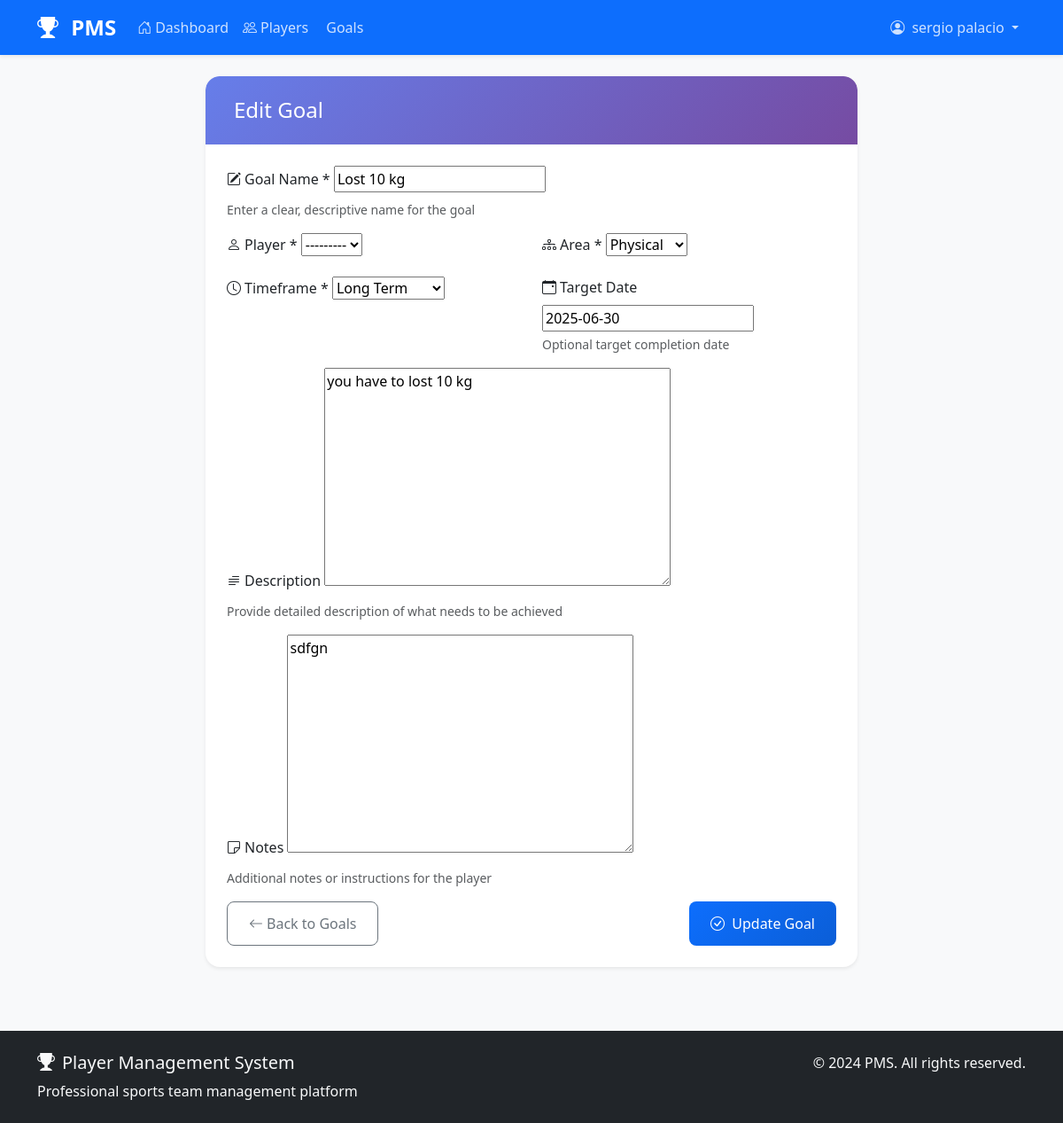
Screenshot of /goals/1/edit/ (signed in) with the database file from the repository.
### core/models.py (models this page shows, shortened)
class User(AbstractUser):
    class Role(models.TextChoices):
        ADMIN = 'admin', _('Admin')
        COACH = 'coach', _('Coach')
        PLAYER = 'player', _('Player')
    role = models.CharField(
        max_length=10,
        choices=Role.choices,
        default=Role.PLAYER,
        verbose_name=_('Role')
    )
    phone_number = models.CharField(max_length=15, blank=True, null=True)
    date_of_birth = models.DateField(blank=True, null=True)
    profile_picture = models.ImageField(
        upload_to='profile_pictures/',
        blank=True,
        null=True,
        verbose_name=_('Profile Picture')
    )
    class Meta:
        verbose_name = _('User')
        verbose_name_plural = _('Users')
    def is_admin(self):
        return self.role == self.Role.ADMIN
    def is_coach(self):
        return self.role == self.Role.COACH

class Goal(models.Model):
    PROGRESS_CHOICES = [
        ('not_started', 'Not Started'),
        ('in_progress', 'In Progress'),
        ('good_progress', 'Good Progress'),
        ('excellent_progress', 'Excellent Progress'),
        ('completed', 'Completed'),
    ]
    TIMEFRAME_CHOICES = [
        ('short_term', 'Short Term'),
        ('medium_term', 'Medium Term'),
        ('long_term', 'Long Term'),
    ]
    AREA_CHOICES = [
        ('physical', 'Physical'),
        ('technical', 'Technical'),
        ('tactical', 'Tactical'),
        ('mental', 'Mental'),
    ]
    name = models.CharField(max_length=200, help_text="Goal name/description")
    player = models.ForeignKey(Player, on_delete=models.CASCADE, related_name='goals')
    coach = models.ForeignKey(Coach, on_delete=models.CASCADE, related_name='assigned_goals')
    area = models.CharField(max_length=20, choices=AREA_CHOICES, default='technical')
    timeframe = models.CharField(max_length=20, choices=TIMEFRAME_CHOICES, default='medium_term')
    progress = models.CharField(max_length=20, choices=PROGRESS_CHOICES, default='not_started')
    description = models.TextField(blank=True, help_text="Detailed description of the goal")
    target_date = models.DateField(null=True, blank=True, help_text="Target completion date")
    created_at = models.DateTimeField(auto_now_add=True)
    updated_at = models.DateTimeField(auto_now=True)
    notes = models.TextField(blank=True, help_text="Additional notes or comments")
    class Meta:
        ordering = ['-created_at']
        verbose_name = 'Goal'
        verbose_name_plural = 'Goals'

### core/views.py (the view, shortened to what this page needs)
# urls.py: path('goals/<int:pk>/edit/', views.GoalUpdateView.as_view(), name='goal_update'),
class GoalUpdateView(LoginRequiredMixin, UpdateView):
    model = Goal
    template_name = 'core/goal_form.html'
    fields = ['name', 'player', 'area', 'timeframe', 'description', 'target_date', 'notes', 'progress']
    def get_queryset(self):
        user = self.request.user
        if user.is_admin():
            return Goal.objects.all()
        elif user.is_coach():
            try:
                coach = user.coach_profile
                return coach.assigned_goals.all()
            except Coach.DoesNotExist:
                return Goal.objects.none()
        else:
            try:
                player = user.player_profile
                return player.goals.all()
            except Player.DoesNotExist:
                return Goal.objects.none()
    def get_form(self, form_class=None):
        form = super().get_form(form_class)
        user = self.request.user
        if user.is_coach():
            try:
                coach = user.coach_profile
                form.fields['player'].queryset = coach.players.filter(is_active=True)
            except Coach.DoesNotExist:
                form.fields['player'].queryset = Player.objects.none()
        return form

### templates/core/goal_form.html (shortened to what this page needs)
{% extends 'base.html' %}
{% load static %}
{% block content %}
<div class="container">
    <div class="row justify-content-center">
        <div class="col-lg-8">
            <div class="card shadow-sm border-0">
                <div class="card-header bg-primary text-white">
                    <h4 class="mb-0">
                        {% if object %}Edit Goal{% else %}Create New Goal{% endif %}
                    </h4>
                </div>
                <div class="card-body p-4">
                    <form method="post" class="needs-validation" novalidate>
                        <div class="row">
                            <div class="col-md-12 mb-3">
                                <label for="{{ form.name.id_for_label }}" class="form-label">
                                    <i class="bi bi-pencil-square me-1"></i>Goal Name *
                                </label>
                                {{ form.name }}
                                <div class="form-text">Enter a clear, descriptive name for the goal</div>
                            </div>
                        </div>
                        <div class="row">
                            {% if user.is_coach or user.is_admin %}
                            <div class="col-md-6 mb-3">
                                <label for="{{ form.player.id_for_label }}" class="form-label">
                                    <i class="bi bi-person me-1"></i>Player *
                                </label>
                                {{ form.player }}
                            </div>
                            {% endif %}
                            <div class="col-md-6 mb-3">
                                <label for="{{ form.area.id_for_label }}" class="form-label">
                                    <i class="bi bi-diagram-3 me-1"></i>Area *
                                </label>
                                {{ form.area }}
                            </div>
                        </div>
                        <div class="row">
                            <div class="col-md-6 mb-3">
                                <label for="{{ form.timeframe.id_for_label }}" class="form-label">
                                    <i class="bi bi-clock me-1"></i>Timeframe *
                                </label>
                                {{ form.timeframe }}
                            </div>
                            <div class="col-md-6 mb-3">
                                <label for="{{ form.target_date.id_for_label }}" class="form-label">
                                    <i class="bi bi-calendar-event me-1"></i>Target Date
                                </label>
                                {{ form.target_date }}
                                <div class="form-text">Optional target completion date</div>
                            </div>
                        </div>
                        <div class="row">
                            <div class="col-12 mb-3">
                                <label for="{{ form.description.id_for_label }}" class="form-label">
                                    <i class="bi bi-text-paragraph me-1"></i>Description
                                </label>
                                {{ form.description }}
                                <div class="form-text">Provide detailed description of what needs to be achieved</div>
                            </div>
                        </div>
                        {% if user.is_coach or user.is_admin %}
                        <div class="row">
                            <div class="col-12 mb-3">
                                <label for="{{ form.notes.id_for_label }}" class="form-label">
                                    <i class="bi bi-sticky me-1"></i>Notes
                                </label>
                                {{ form.notes }}
                                <div class="form-text">Additional notes or instructions for the player</div>
                            </div>
                        </div>
                        {% endif %}
                        <div class="row">
                            <div class="col-12">
                                <div class="d-flex justify-content-between">
                                    <a href="{% url 'core:goal_list' %}" class="btn btn-outline-secondary">
                                        <i class="bi bi-arrow-left me-1"></i>Back to Goals
                                    </a>
                                    <button type="submit" class="btn btn-primary">
                                        <i class="bi bi-check-circle me-1"></i>
                                        {% if object %}Update Goal{% else %}Create Goal{% endif %}
                                    </button>
                                </div>
                            </div>
                        </div>
                    </form>
                </div>
            </div>
        </div>
    </div>
</div>
{% endblock %}

### templates/base.html (shortened to what this page needs)
<!DOCTYPE html>
<html lang="en">
<head>
    <link href="https://cdn.jsdelivr.net/npm/bootstrap@5.3.0/dist/css/bootstrap.min.css" rel="stylesheet">
    <link href="https://cdn.jsdelivr.net/npm/bootstrap-icons@1.10.0/font/bootstrap-icons.css" rel="stylesheet">
    {% load static %}
    <link href="{% static 'css/style.css' %}" rel="stylesheet">
</head>
<body class="bg-light">
    {% if user.is_authenticated %}
    <nav class="navbar navbar-expand-lg navbar-dark bg-primary shadow-sm">
        <div class="container">
            <a class="navbar-brand fw-bold" href="{% url 'core:dashboard' %}">
                <i class="bi bi-trophy-fill me-2"></i>
                PMS
            </a>
            <div class="collapse navbar-collapse" id="navbarNav">
                <ul class="navbar-nav me-auto">
                    <li class="nav-item">
                        <a class="nav-link" href="{% url 'core:dashboard' %}">
                            <i class="bi bi-house-door me-1"></i>Dashboard
                        </a>
                    </li>
                    <li class="nav-item">
                        <a class="nav-link" href="{% url 'core:player_list' %}">
                            <i class="bi bi-people me-1"></i>Players
                        </a>
                    </li>
                    <li class="nav-item">
                        <a class="nav-link" href="{% url 'core:goal_list' %}">
                            Goals
                        </a>
                    </li>
                </ul>
                <ul class="navbar-nav">
                    <li class="nav-item dropdown">
                        <a class="nav-link dropdown-toggle" href="#" role="button" data-bs-toggle="dropdown">
                            <i class="bi bi-person-circle me-1"></i>
                            {{ user.get_full_name|default:user.username }}
                        </a>
                    </li>
                </ul>
            </div>
        </div>
    </nav>
    {% endif %}
    <main class="container-fluid py-4">
        {% block content %}{% endblock %}
    </main>
    <footer class="bg-dark text-light py-4 mt-5">
        <div class="container">
            <div class="row">
                <div class="col-md-6">
                    <h5><i class="bi bi-trophy-fill me-2"></i>Player Management System</h5>
                    <p class="mb-0">Professional sports team management platform</p>
                </div>
                <div class="col-md-6 text-md-end">
                    <p class="mb-0">&copy; 2024 PMS. All rights reserved.</p>
                </div>
            </div>
        </div>
    </footer>
</body>
</html>

### static/css/style.css (style rules this page uses)
body { font-family: 'Segoe UI', Tahoma, Geneva, Verdana, sans-serif; background-color: #f8f9fc; }
.navbar-brand { font-weight: 700; font-size: 1.5rem; }
.navbar-dark .navbar-nav .nav-link { color: rgba(255, 255, 255, 0.8); transition: color 0.3s ease; }
.card { border: none; border-radius: 15px; box-shadow: 0 0.15rem 1.75rem 0 rgba(58, 59, 69, 0.15); transition: transform 0.2s ease, box-shadow 0.2s ease; }
.card-header { background: linear-gradient(135deg, #667eea 0%, #764ba2 100%); color: white; border-radius: 15px 15px 0 0 !important; border: none; }
.btn { border-radius: 10px; font-weight: 500; transition: all 0.3s ease; }
.btn-primary { background: linear-gradient(135deg, #667eea 0%, #764ba2 100%); border: none; }
footer { margin-top: auto; }

### templates/core/goal_form.html (style rules this page uses)
.btn { border-radius: 0.5rem; padding: 0.75rem 1.5rem; font-weight: 500; transition: all 0.2s ease-in-out; }
.btn-primary { background: linear-gradient(135deg, #0d6efd 0%, #0b5ed7 100%); border: none; }
.card { border-radius: 1rem; overflow: hidden; }
.card-header { border-bottom: none; padding: 1.5rem; }

### rows the page displays
User: get_full_name "sergio palacio"
Goal: name "Lost 10 kg", player "---------", area "Physical", timeframe "Long Term", target_date "2025-06-30", description "you have to lost 10 kg", notes "sdfgn"
